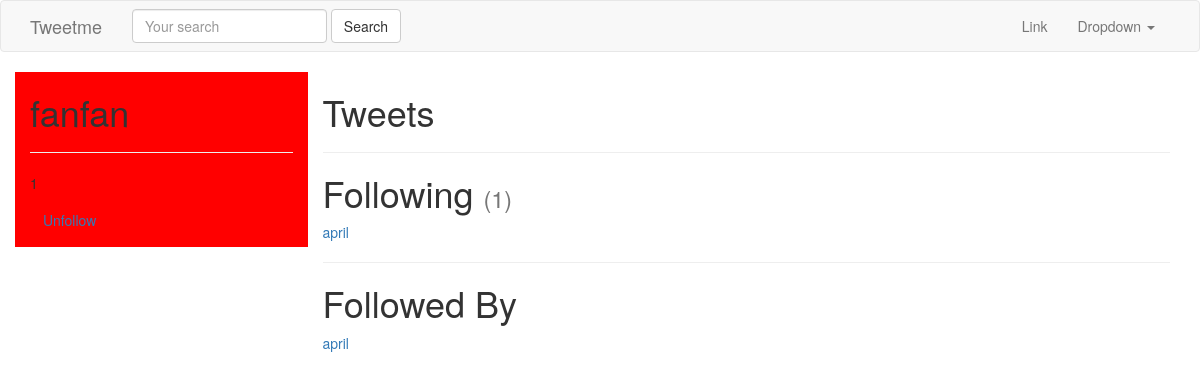
Page /fanfan/ (signed in) on the earlier database version.
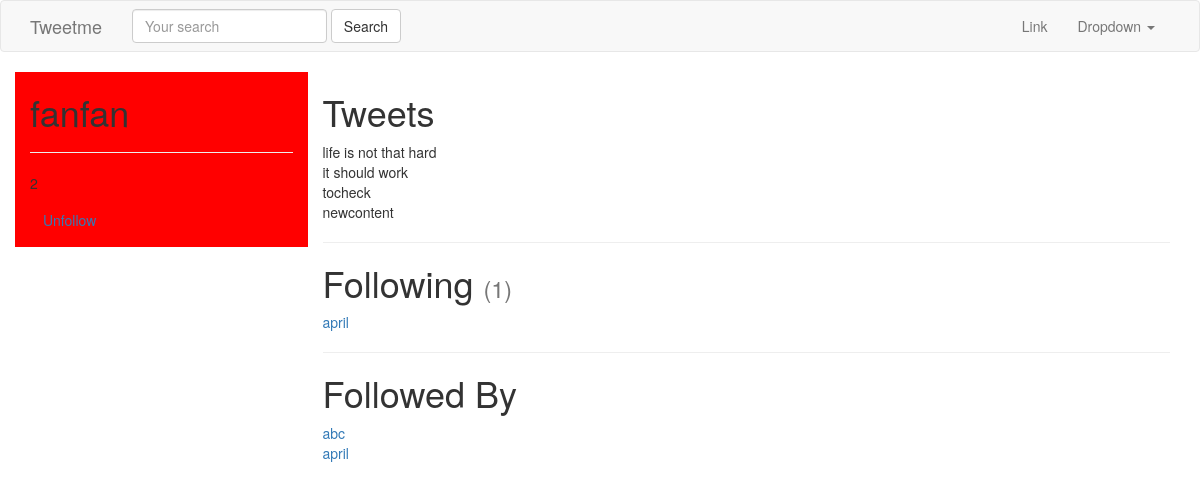
Same page on the later database version.
### accounts/models.py (models this page shows, shortened)
class UserProfile(models.Model):
	user = models.OneToOneField(settings.AUTH_USER_MODEL, related_name='profile')
	following = models.ManyToManyField(settings.AUTH_USER_MODEL, blank=True, related_name = 'followed_by')
	objects = UserProfileManager()
	def get_following(self):
		users = self.following.all()
		return users.exclude(username=self.user.username)
	def get_follow_url(self):
		return reverse_lazy("profiles:follow", kwargs={"username":self.user.username})

### tweets/models.py (models this page shows, shortened)
class Tweet(models.Model):
	user 		= models.ForeignKey(settings.AUTH_USER_MODEL, default =1)
	content 	= models.CharField(max_length=140, validators=[validate_content])
	updated 	= models.DateTimeField(auto_now=True)
	timestamp 	= models.DateTimeField(auto_now_add=True)
	def __str__(self):
		return str(self.content)
	class Meta:
		ordering = ['-timestamp']
	''' example of inbuilt model raiseerror function
	def clean(self, *args, **kwargs):
		# inside inbuilt model function
		content = self.content
		if content == "abc":
			raise ValidationError("Cannot be abc")
		return super(Tweet, self).clean(*args, **kwargs)'''

### accounts/views.py (the view)
# urls.py: url(r'^(?P<username>[\w.@+-]+)/$', UserDetailView.as_view(), name='detail'),
class UserDetailView(DetailView):
	template_name = 'accounts/user_detail.html'
	queryset = User.objects.all()
	def get_object(self):
		return get_object_or_404(
			User,
			username__iexact=self.kwargs.get("username")
			)
	def get_context_data(self, *args, **kwargs):
		context = super(UserDetailView, self).get_context_data(*args, **kwargs)
		following = UserProfile.objects.is_following(self.request.user, self.get_object())
		context['following'] = following
		return context

### accounts/models.py (called while the page is built)
	def all(self):
		qs = self.get_queryset().all()
		try:
			if self.instance:
				qs = qs.exclude(user=self.instance)
		except:
			pass
		return qs

	def is_following(self, user, followed_by_user):
		user_profile, created = UserProfile.objects.get_or_create(user=user)
		if created:
			return False
		if followed_by_user in user_profile.following.all():
			return True
		return False

### accounts/templates/accounts/user_detail.html
{% extends "base.html" %}
{% block content %}
<div class='row'>
	<div class='col-sm-3 col-xs-12 ' style='background-color:red;'>
		<h1>{{ object.username }} </h1>
		<hr/>
		<p>{{ object.followed_by.all.count }}</p>
		<p><a class='btn btn-link' href='{{object.profile.get_follow_url}}'> {% if following %}Unfollow{% else %}
		Follow{% endif %}
	</a></p>
	</div>
	<div class='col-sm-9 col-xs-12'>
		<h1>Tweets</h1>
		{% for tweet in object.tweet_set.all %}
			{{tweet}} <br/>
		{% endfor %}
		<hr/>
		<h1>Following <small>({{ object.profile.get_following.count}})</small></h1>
		{% for user in object.profile.get_following %}
		<a href='/{{user.username}}'>{{user.username}}</a> <br/>
		{% empty %}
		<h4>Not following any users</h4>
		{% endfor %}
		<hr/>
		<h1>Followed By</h1>
		{% for profile in object.followed_by.all %}
		<a href='/{{profile.user.username}}'>
		{{profile.user.username}}</a><br/>
		{% empty %}
		<h4>Not followed by any users</h4>
		{% endfor %}
	</div>
</div>
{% endblock content %}

### templates/base.html (shortened to what this page needs)
{% load static %}
<!DOCTYPE html>
<html lang="en">
  <head>
    <link href="{% static 'css/bootstrap.min.css' %}" rel="stylesheet">
  </head>
  <body>
    {% include "navbar.html" %}
    <div class='container'>
      {% block content %}
      {% endblock content %}
    </div>
  </body>
</html>

### templates/navbar.html (shortened to what this page needs)
<nav class="navbar navbar-default">
  <div class="container">
    <div class="navbar-header">
      <a class="navbar-brand" href="{% url 'home' %}">Tweetme</a>
    </div>
    {% include "tweets/search_form.html" %}
    <div class="collapse navbar-collapse" id="bs-example-navbar-collapse-1">
      <ul class="nav navbar-nav navbar-right">
        <li><a href="#">Link</a></li>
        <li class="dropdown">
          <a href="#" class="dropdown-toggle" data-toggle="dropdown" role="button" aria-haspopup="true" aria-expanded="false">Dropdown <span class="caret"></span></a>
        </li>
      </ul>
    </div>
  </div>
</nav>

### tweets/templates/tweets/search_form.html
<form id='navbar-search-form' class="navbar-form navbar-left" method='GET' action='{% url "tweet:list" %}'>
	<div class="form-group">
		<input class="form-control" type='text' name='q' placeholder='Your search' value='{{ request.Get.q }}'/>
	</div>
	<input class="btn btn-default" type='submit' value='Search' />
</form>

Differences in the rows shown:
added Tweet: content "life is not that hard"
added Tweet: content "it should work"
added Tweet: content "tocheck"
added Tweet: content "newcontent"
added UserProfile: user.username "abc"
Other differences:
{{ object.followed_by.all.count }}: "1" → "2"
